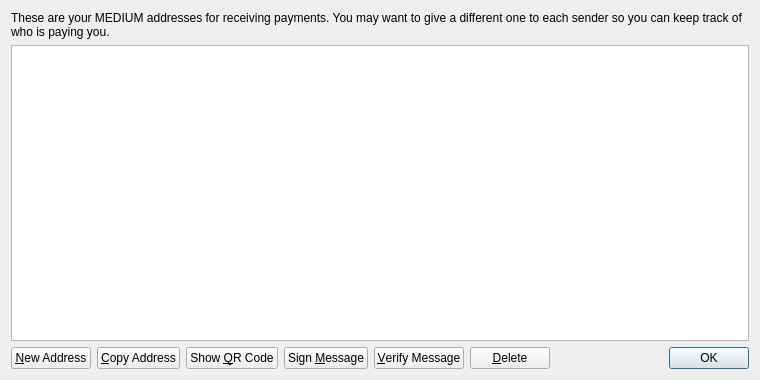
<?xml version="1.0" encoding="UTF-8"?>
<ui version="4.0">
 <class>AddressBookPage</class>
 <widget class="QWidget" name="AddressBookPage">
  <property name="geometry">
   <rect>
    <x>0</x>
    <y>0</y>
    <width>760</width>
    <height>380</height>
   </rect>
  </property>
  <property name="windowTitle">
   <string>Address Book</string>
  </property>
  <layout class="QVBoxLayout" name="verticalLayout">
   <item>
    <widget class="QLabel" name="labelExplanation">
     <property name="text">
      <string>These are your MEDIUM addresses for receiving payments. You may want to give a different one to each sender so you can keep track of who is paying you.</string>
     </property>
     <property name="textFormat">
      <enum>Qt::PlainText</enum>
     </property>
     <property name="wordWrap">
      <bool>true</bool>
     </property>
    </widget>
   </item>
   <item>
    <widget class="QTableView" name="tableView">
     <property name="contextMenuPolicy">
      <enum>Qt::CustomContextMenu</enum>
     </property>
     <property name="toolTip">
      <string>Double-click to edit address or label</string>
     </property>
     <property name="tabKeyNavigation">
      <bool>false</bool>
     </property>
     <property name="alternatingRowColors">
      <bool>true</bool>
     </property>
     <property name="selectionMode">
      <enum>QAbstractItemView::SingleSelection</enum>
     </property>
     <property name="selectionBehavior">
      <enum>QAbstractItemView::SelectRows</enum>
     </property>
     <property name="sortingEnabled">
      <bool>true</bool>
     </property>
     <attribute name="verticalHeaderVisible">
      <bool>false</bool>
     </attribute>
    </widget>
   </item>
   <item>
    <layout class="QHBoxLayout" name="horizontalLayout">
     <item>
      <widget class="QPushButton" name="newAddressButton">
       <property name="toolTip">
        <string>Create a new address</string>
       </property>
       <property name="text">
        <string>&amp;New Address</string>
       </property>
       <property name="icon">
        <iconset resource="../bitcoin.qrc">
         <normaloff>:/icons/add</normaloff>:/icons/add</iconset>
       </property>
      </widget>
     </item>
     <item>
      <widget class="QPushButton" name="copyToClipboard">
       <property name="toolTip">
        <string>Copy the currently selected address to the system clipboard</string>
       </property>
       <property name="text">
        <string>&amp;Copy Address</string>
       </property>
       <property name="icon">
        <iconset resource="../bitcoin.qrc">
         <normaloff>:/icons/editcopy</normaloff>:/icons/editcopy</iconset>
       </property>
      </widget>
     </item>
     <item>
      <widget class="QPushButton" name="showQRCode">
       <property name="text">
        <string>Show &amp;QR Code</string>
       </property>
       <property name="icon">
        <iconset resource="../bitcoin.qrc">
         <normaloff>:/icons/qrcode</normaloff>:/icons/qrcode</iconset>
       </property>
      </widget>
     </item>
     <item>
      <widget class="QPushButton" name="signMessage">
       <property name="toolTip">
        <string>Sign a message to prove you own a MEDIUM address</string>
       </property>
       <property name="text">
        <string>Sign &amp;Message</string>
       </property>
       <property name="icon">
        <iconset resource="../bitcoin.qrc">
         <normaloff>:/icons/edit</normaloff>:/icons/edit</iconset>
       </property>
      </widget>
     </item>
     <item>
      <widget class="QPushButton" name="verifyMessage">
       <property name="toolTip">
        <string>Verify a message to ensure it was signed with a specified MEDIUM address</string>
       </property>
       <property name="text">
        <string>&amp;Verify Message</string>
       </property>
       <property name="icon">
        <iconset resource="../bitcoin.qrc">
         <normaloff>:/icons/transaction_0</normaloff>:/icons/transaction_0</iconset>
       </property>
      </widget>
     </item>
     <item>
      <widget class="QPushButton" name="deleteButton">
       <property name="toolTip">
        <string>Delete the currently selected address from the list</string>
       </property>
       <property name="text">
        <string>&amp;Delete</string>
       </property>
       <property name="icon">
        <iconset resource="../bitcoin.qrc">
         <normaloff>:/icons/remove</normaloff>:/icons/remove</iconset>
       </property>
      </widget>
     </item>
     <item>
      <spacer name="horizontalSpacer">
       <property name="orientation">
        <enum>Qt::Horizontal</enum>
       </property>
       <property name="sizeHint" stdset="0">
        <size>
         <width>40</width>
         <height>20</height>
        </size>
       </property>
      </spacer>
     </item>
     <item>
      <widget class="QDialogButtonBox" name="buttonBox">
       <property name="sizePolicy">
        <sizepolicy hsizetype="Maximum" vsizetype="Fixed">
         <horstretch>0</horstretch>
         <verstretch>0</verstretch>
        </sizepolicy>
       </property>
       <property name="standardButtons">
        <set>QDialogButtonBox::Ok</set>
       </property>
      </widget>
     </item>
    </layout>
   </item>
  </layout>
 </widget>
 <resources>
  <include location="../bitcoin.qrc"/>
 </resources>
 <connections/>
</ui>
